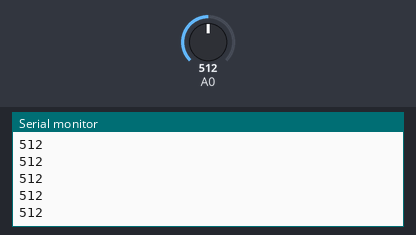
The sketch below on a simulated Arduino Uno, built with avr-gcc and run on an emulated ATmega328P. Shown: the last lines printed to the serial monitor. Inputs (shaded band) come from the test bench; at power-on: A0 = 512.

Above: at 1.2 s.
1.3 s: A0 set to 716
At 2.3 s:
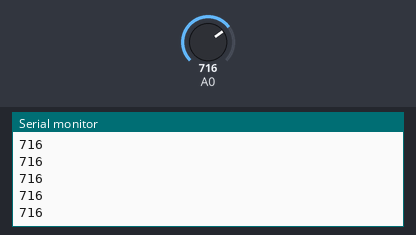
2.8 s: A0 set to 900
At 3.5 s:
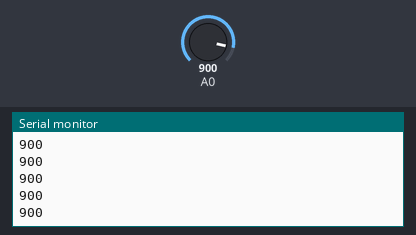
Timing chart, 0 to 5.8 s (numbered marks = the images above; inputs shaded):
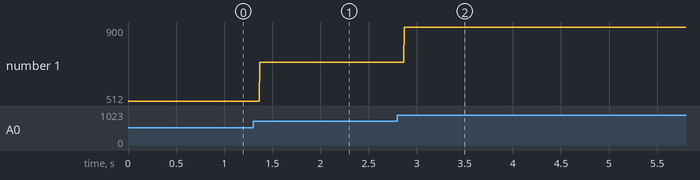

Measured:
- after the input at 1.3 s, the serial monitor: prints a new line after 0.07 s (image 1)
- after the input at 2.8 s, the serial monitor: prints a new line after 0.07 s (image 2)
- plotted number 1: 512 → 716 after the input at 1.3 s, 716 → 900 after the input at 2.8 s

The sketch:

AnalogRead.ino
```cpp
void setup() {
  // put your setup code here, to run once:
   pinMode(A0, INPUT);
   Serial.begin(9600);
}

void loop() {
  // put your main code here, to run repeatedly:
  Serial.println(analogRead(A0));
  delayMicroseconds(500);
}
```
